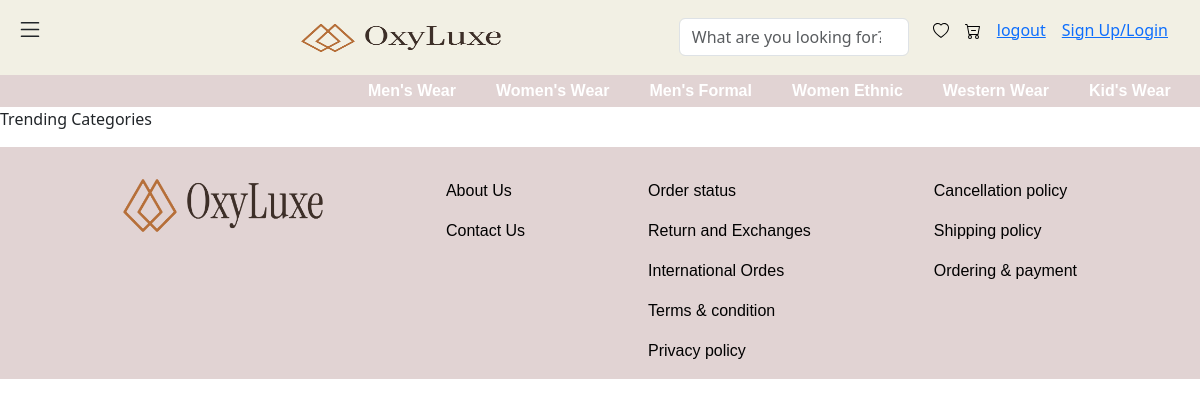
The page /category on the database its author committed.
### app/models.py (models this page shows, shortened)
class Category(models.Model):
    name=models.CharField(max_length=200)
    image=models.FileField(upload_to='products/images')

### app/views.py (the view)
# urls.py: path('category',views.category_view,name='category'),
def category_view(request):
    categories = Category.objects.all()
    return render(request, 'category.html', {'categories': categories})

### app/context_processors.py (called while the page is built)
def category_context(request):
    categories = Category.objects.all()
    catcategories = Catcategory.objects.all()
    return {
        'categories': categories,
        'catcategories': catcategories,
    }

### templates/category.html (shortened to what this page needs)
{% extends "common.html" %}
{% block content %}
{% load static %}
<div >
    <p > Trending Categories</p>
</div>
{% endblock  %}

### templates/header.html (shortened to what this page needs)
<!DOCTYPE html>
{% load static %}
<html lang="en">
<head>
    <link rel="stylesheet" href="{% static "css/home.css" %}">
</head>
<body>
<header >
  <div style="height: 4.7em; background-color: #F2F0E4; display: flex; justify-content: space-between;">
    <div style="padding: 1em;">
    </div>
    <div style="align-items: center; text-align: center; padding-left: 4em;">
      <img src="{% static 'images/logo-no-background.png' %}" style="height: 52px; width: 200px;  padding-top: 1.5em; " alt="">
    </div>
    <div style="display: flex; padding-right: 2em; padding-top: 1.1em; ">
      <div>
        <form class="d-flex" role="search" method="get" action="{% url 'product_search' %}" >
          <input class="form-control me-4" style="width: 230px;" type="search" placeholder="What are you looking for?" aria-label="Search">
        </form>
      </div>
      <div style="display: flex; gap: 1em;">
        <a href="{% url "wishpage" %}">
        </a>
        <a href="{% url "cartpage" %}">
        </a>
        <a href="{% url "logout" %}">logout</a>
<a  data-bs-toggle="modal" data-bs-target="#exampleModal" href="">Sign Up/Login</a>
      </div>
    </div>
  </div>
  <div class="category-list" style="height: 2em; background-color: #dececee4; display: flex; gap: 2.5em; align-items: center; text-align: center; padding-left: 23em;">
    {% for category in categories %}
        <li class="category-item">
            <span class="category-name">{{ category.name }}</span>
        </li>
    {% endfor %}
  </div>
</header>
</body>

### staticfiles/css/home.css (style rules this page uses)
.category-list { list-style: none; padding: 0; display: flex; gap: 20px; }
.category-item { position: relative; display: flex; flex-direction: column; align-items: center; }
.category-name { font-weight: bold; cursor: pointer; }

### static/css/header.css (style rules this page uses)
.category-list { list-style: none; padding: 0; display: flex; gap: 2.9em; padding-left: 10em; color: white; font-family:Georgia, 'Times New Roman', Times, serif ; }
.category-item { position: relative; display: flex; flex-direction: column; align-items: center; }
.category-name { cursor: pointer; font-family: 'Gill Sans', 'Gill Sans MT', Calibri, 'Trebuchet MS', sans-serif; }

### rows shown on the page
Category: name "Men's Wear"
Category: name "Women's Wear"
Category: name "Men's Formal"
Category: name "Women Ethnic"
Category: name "Western Wear"
Category: name "Kid's Wear"
